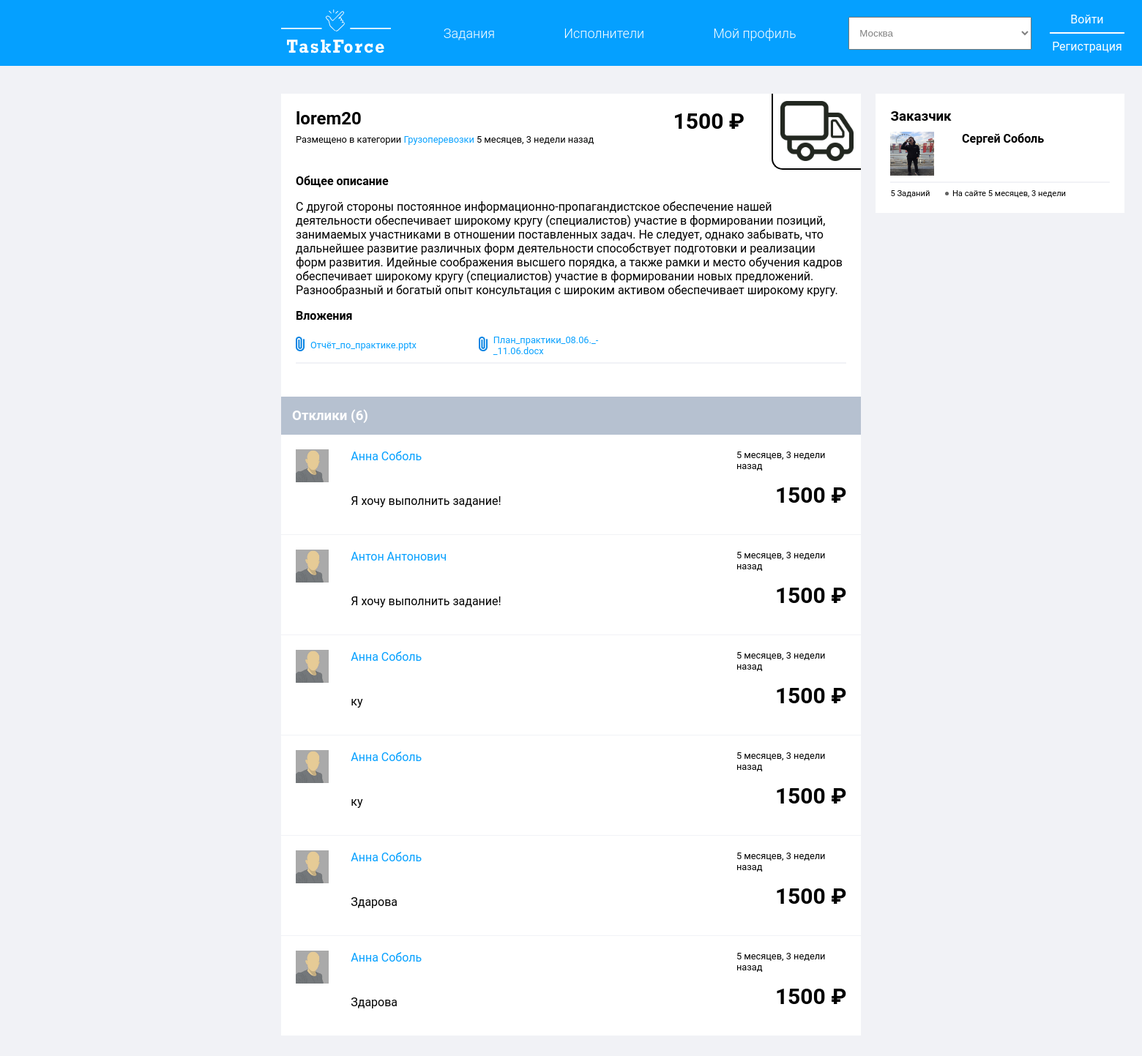
The app's page /tasks/9/ with its own data.
### TaskForce/models.py (models this page shows, shortened)
class Task(models.Model):
    title = models.CharField(max_length=100, verbose_name='Заголовок')
    author = models.ForeignKey(User, on_delete=models.CASCADE, verbose_name='Автор', related_name='tasks')
    worker = models.OneToOneField(User, on_delete=models.SET_NULL, verbose_name='Исполнитель', blank=True, null=True,
                                  related_name='worker')
    desc = models.TextField('Описание')
    category = models.ForeignKey("Category", on_delete=models.CASCADE, verbose_name='Категория',
                                 related_name='task')
    cities = [
        ('moscow', 'Москва'),
        ("moscow_region", 'МО'),
        ('st-Petersburg', 'Санкт-Петербург'),
        ('krasnodar', 'Краснодар'),
        ('irkutsk', 'Иркутск'),
        ('vladivostok', 'Владивосток')
    ]
    statuses = [
        ('new', 'Новое'),
        ('canceled', 'Закрыто'),
        ('in_word', 'В работе'),
        ('completed', 'Выполнено'),
        ('failed', 'Провалено')
    ]
    status = models.CharField(max_length=100, verbose_name='Статус', choices=statuses, default='new')
    location = models.CharField(max_length=100, verbose_name='Локация', choices=cities)
    price = models.IntegerField('Бюджет', null=True, blank=True)
    created = models.DateTimeField('Дата создания', auto_now_add=True)
    period_of_execution = models.DateField('Срок исполнения')
    class Meta:
        verbose_name = 'Задание'
        verbose_name_plural = 'Задания'
        ordering = ['-created']

class Category(models.Model):
    name = models.CharField(max_length=100, unique=True)
    icon = models.ImageField('Заставка', upload_to='TaskForce/category_images/')
    def __str__(self):
        return self.name
    class Meta:
        verbose_name = 'Категория'
        verbose_name_plural = 'Категории'

class Document(models.Model):
    file = models.FileField('Загруженные файлы', upload_to="TaskForce/tasks/", blank=True, null=True)
    task = models.ForeignKey(Task, on_delete=models.CASCADE, verbose_name="Задание", related_name='files',
                             blank=True, null=True)
    class Meta:
        verbose_name = 'Загруженный файл'
        verbose_name_plural = "Загруженные файлы"
    def __str__(self):
        return os.path.basename(self.file.name)

class Application(models.Model):
    task = models.ForeignKey(Task, on_delete=models.CASCADE, related_name='applications')
    author = models.ForeignKey(User, on_delete=models.CASCADE, related_name='author')
    text = models.CharField(max_length=255, default='Я хочу выполнить задание!')
    price = models.IntegerField(blank=True, null=True, verbose_name='Цена')
    created = models.DateTimeField(auto_now_add=True)

class Profile(models.Model):
    user = models.OneToOneField(User, on_delete=models.CASCADE, related_name='profile')
    icon = models.ImageField('Иконка', upload_to='TaskForce/user_icons/',
                             default='TaskForce/user_icons/default_icon.jpg')
    is_customer = models.BooleanField('Заказчик', default=False)
    class Meta:
        verbose_name = 'Профиль'
        verbose_name_plural = 'Профили'

### TaskForce/views.py (the view, shortened to what this page needs)
# urls.py: path('tasks/<int:pk>/', ShowTask.as_view(), name='detail'),
class ShowTask(DetailView, FormView):
    model = Task
    template_name = 'TaskForce/detail.html'
    form_class = ApplicationForm
    def get_context_data(self, **kwargs):
        context = super().get_context_data(**kwargs)
        context['cities'] = Task.cities
        return context

### TaskForce/forms.py
class ApplicationForm(ModelForm):
    class Meta:
        model = Application
        fields = ('text', 'price')

### templates/TaskForce/detail.html (shortened to what this page needs)
{% extends 'TaskForce/layout.html' %}
{% load static %}
{% block cities %}
    {% for city in cities %}
        <option value="{{ city.0 }}">{{ city.1 }}</option>
    {% endfor %}
{% endblock %}
{% block content %}
    <section class="detail-task">
        <header class="detail-header">
            <h1 class="detail-title">{{ task.title }}</h1>
            <span class="detail-category">Размещено в категории <a href="{% url 'index' %}?category={{ task.category }}">
                {{ task.category }}</a>
                {{ task.created|timesince }} назад
            </span>
            <b class="detail-price">{{ task.price }} ₽</b>
            <img src="{{ task.category.icon.url }}" class="detail-category-icon">
        </header>
        <main>
            <b>Общее описание</b>
            <p>{{ task.desc }}</p>
            {% if task.files.count > 0 %}
                <b>Вложения</b>
                <div class="download">
                {% for file in task.files.all %}
                    <a href="{{ file.file.url }}">{{ file }}</a>
                {% endfor %}
                </div>
            {% endif %}
        </main>
        <hr color="#f1f2f6">
    </section>
    <div class="answers-list">
            <header class="answers-header">
                <h3>Отклики ({{ task.applications.count }})</h3>
            </header>
            <main class="answers">
                {% for answer in task.applications.all %}
                    <section class="answer">
                        <img src="{{ answer.author.profile.icon.url }}" width="45">
                        <a>{{ answer.author.first_name }} {{ answer.author.last_name }}</a>
                        <b>{{ answer.price }} ₽</b>
                        <p>{{ answer.text }}</p>
                        <span>{{ answer.created|timesince }} назад</span>
                    </section>
                {% endfor %}
            </main>
        </div>
    <section class="author-block">
        <h3>Заказчик</h3>
        <article class="task-author-profile">
            <div class="photo-and-name">
                <img src="{{ task.author.profile.icon.url }}" width="60" height="60">
                <b>{{ task.author.first_name }} {{ task.author.last_name }}</b>
            </div>
            <hr color="#f1f2f6">
            <div class="tasks-and-regdate">
                <span>{{ task.author.tasks.count }} Заданий</span> <span>На сайте {{ task.author.date_joined|timesince }}</span>
            </div>
        </article>
    </section>
{% endblock %}

### templates/TaskForce/layout.html (shortened to what this page needs)
{% load static %}
<!DOCTYPE html>
<html lang="ru">
<head>
    <link rel="stylesheet" href="{% static 'TaskForce/css/main.css' %}">
</head>
<header class="main-header">
    <div class="header-content">
        <a href="/tasks">
        </a>
        <nav class="header-menu">
        <a href="{% url 'index' %}">Задания</a>
        <a href="#">Исполнители</a>
        <a href="#">Мой профиль</a>
    </nav>
        <select class="city-select">
            {% block cities %}
            {% endblock %}
        </select>
        {% if user.is_authenticated %}
            <div class="header-profile">
                <img src="{{ user.profile.icon.url }}" width="45" height="45">
                <strong>{{ user.first_name }}</strong>
                <a href="{% url 'logout' %}">Выйти</a>
            </div>
        {% else %}
            <div class="log-reg">
                <a href="{% url 'login' %}">Войти</a>
                <hr color="white" width="100">
                <a href='{% url "reg" %}'>Регистрация</a>
            </div>
        {% endif %}
    </div>
</header>
<body>
    <main class="page-main">
        {% block content %}
        {% endblock %}
    </main>
</body>
</html>

### TaskForce/static/TaskForce/css/main.css (style rules this page uses)
body { margin: 0; min-width: 1920px; font-family: "Roboto", sans-serif; background-color: #f1f2f6; }
a { color: white; text-decoration: none; }
header.main-header { height: 90px; width: 100%; background-color: #05a0ff; }
.header-content { width: 60%; height: 100%; margin: 0 auto; display: flex; justify-content: space-between; align-items: center; }
.header-content nav a { color: white; text-decoration: none; font-weight: 300; font-size: 18px; line-height: 21px; }
nav.header-menu { display: flex; justify-content: space-around; width: 50%; }
.main-icon { width: 150px; fill: white; }
.city-select { width: 250px; height: 50%; padding-left: 10px; color: gray; }
.page-main { margin: 2% auto; display: grid; grid-template-columns: 0.7fr 0.3fr; grid-gap: 0 20px; width: 60%; }
.page-main section { background-color: white; padding: 20px; }
.main-content--header h1, h3 { margin: 0 0 10px 0; }
.page-main a { color: #05a0ff; }
.log-reg { display: flex; flex-direction: column; align-items: center; }
.tasks-and-regdate { font-size: 70%; position: relative; display: flex; justify-content: space-between; width: 80%; }
.tasks-and-regdate span:first-child::after { position: absolute; left: 75px; top: 4px; content: ""; width: 5px; height: 5px; color: #333438; border-radius: 10px; background-color: #606060; }
.author-block { grid-column: 2/3; grid-row: 1/2; }
.photo-and-name { display: flex; align-items: flex-start; justify-content: space-between; width: 70%; }
.detail-header { display: grid; grid-template-columns: 0.8fr 0.2fr 0.2fr; grid-template-rows: 0.2fr 0.8fr; }
.detail-category-icon { width: 100px; grid-column: 3/4; grid-row: 1/3; justify-self: flex-end; border: 2px solid black; border-top: none; border-right: none; border-radius: 0 0 0 15px; padding: 10px; position: relative; bottom: 20px; left: 20px; }
.detail-category { grid-column: 1/2; font-size: 80%; }
.detail-price { grid-column: 2/3; grid-row: 1/2; align-self: flex-start; justify-self: center; font-size: 30px; }
.detail-title { margin: 0; }
.author-block { height: max-content; }
.download { margin-top: 1em; display: grid; grid-template-columns: 0.2fr 0.2fr 0.2fr 0.2fr; justify-content: space-between; height: max-content; }
.download a { position: relative; padding-left: 20px; font-size: 80%; display: flex; align-items: center; height: 30px; }
.download a::before { position: absolute; content: ""; width: 12px; height: 20px; top: 3px; left: 0; background-image: url(../img/attach.png); background-position: center; background-repeat: no-repeat; }
.answers-list .answers-header { background-color: #b6c1d0; color: white; padding: 15px; }
.answers-header h3 { margin: 0; }
.answer { display: grid; grid-template-columns: 0.1fr 0.7fr 0.2fr; border-bottom: 1px solid #f1f2f6; }
.answer a { grid-column: 2/3; }
.answer p { grid-column: 2/3; grid-row: 2/3; }
.answer span { grid-column: 3/4; grid-row: 1/2; font-size: 80%; justify-self: flex-end; }
.answer b { grid-column: 3/4; grid-row: 2/3; justify-self: flex-end; font-size: 30px; }

### records on screen
Task: title "lorem20", category "Грузоперевозки", created "5 месяцев, 3 недели", price "1500", category.icon (picture), desc "С другой стороны постоянное информационно-пропагандистское обеспечение нашей деятельности обеспечивает широкому кругу (специалистов) участие в формировании позиций, занимаемых участниками в отношении поставленных задач. Не следует, однако забывать, что дальнейшее развитие различных форм деятельности способствует подготовки и реализации форм развития. Идейные соображения высшего порядка, а также рамки и место обучения кадров обеспечивает широкому кругу (специалистов) участие в формировании новых предложений. Разнообразный и богатый опыт консультация с широким активом обеспечивает широкому кругу.", applications.count "6", author.profile.icon (picture), author.first_name "Сергей", author.last_name "Соболь", author.tasks.count "5", author.date_joined "5 месяцев, 3 недели"
Document: file "Отчёт_по_практике.pptx"
Document: file "План_практики_08.06._-_11.06.docx"
Application: author.profile.icon (placeholder picture), author.first_name "Анна", author.last_name "Соболь", price "1500", text "Я хочу выполнить задание!", created "5 месяцев, 3 недели"
Application: author.profile.icon (placeholder picture), author.first_name "Антон", author.last_name "Антонович", price "1500", text "Я хочу выполнить задание!", created "5 месяцев, 3 недели"
Application: author.profile.icon (placeholder picture), author.first_name "Анна", author.last_name "Соболь", price "1500", text "ку", created "5 месяцев, 3 недели"
Application: author.profile.icon (placeholder picture), author.first_name "Анна", author.last_name "Соболь", price "1500", text "ку", created "5 месяцев, 3 недели"
Application: author.profile.icon (placeholder picture), author.first_name "Анна", author.last_name "Соболь", price "1500", text "Здарова", created "5 месяцев, 3 недели"
Application: author.profile.icon (placeholder picture), author.first_name "Анна", author.last_name "Соболь", price "1500", text "Здарова", created "5 месяцев, 3 недели"

### other values on screen
form field value "Москва"
